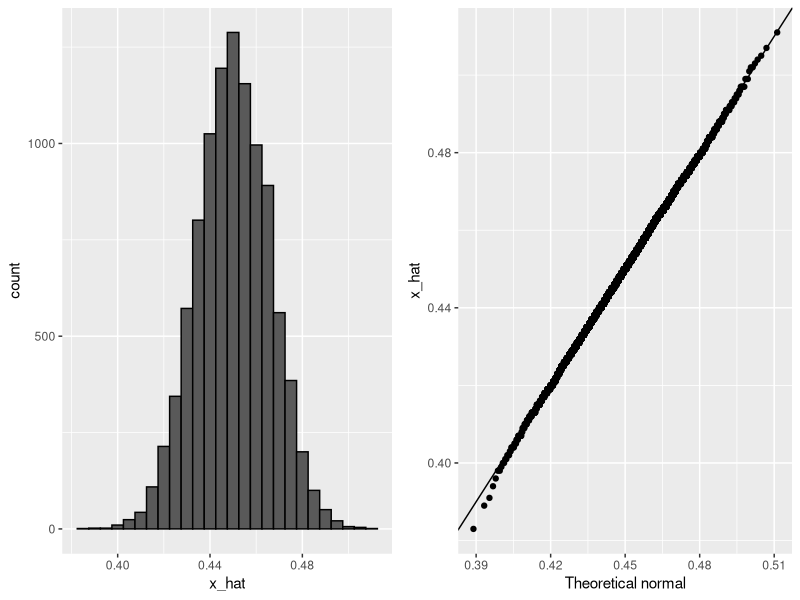
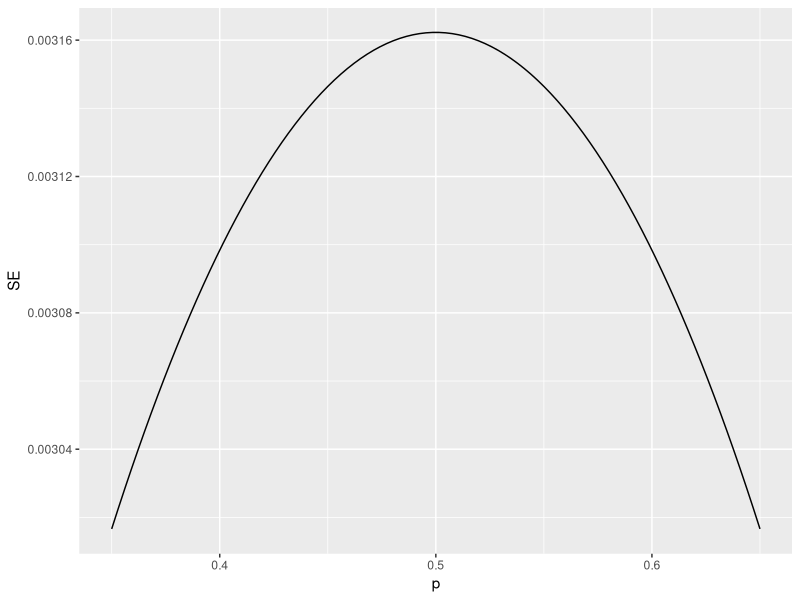

Write the R code that produced these figures, in order.
#Central Limit Theorem in practice

x_hat <- 0.48 
se <- sqrt(x_hat*(1-x_hat)/25)
se

pnorm(0.01/se)-pnorm(-0.01/se)

pnorm(1.96)-pnorm(-1.96)

#Montecarlo simulation with CTL.

B <- 10000
N <- 1000
p <- 0.48
x_hat <- replicate(B,{
  x <- sample(c(0,1), size = N, replace = TRUE, prob = c(1-p,p))
  mean(x)
})
x_hat


p <- 0.45
N <-1000
x <- sample(c(0,1), size = N, replace = TRUE, prob = c(1-p,p))
x_hat <- mean(x)


B <- 10000
N <- 1000
p <- 0.45
x_hat <- replicate(B,{
  x <- sample(c(0,1), size = N, replace = TRUE, prob = c(1-p,p))
  mean(x)
})
x_hat

mean(x_hat)
sd(x_hat)

#Histogram and qqplot to answer the questions about p
library(tidyverse)
library(ggplot2)
library(gridExtra)
library(dplyr)
p1 <- data.frame(x_hat = x_hat) %>% ggplot(aes(x_hat)) +
  geom_histogram(binwidth = 0.005, color = "black")
p2 <- data.frame(x_hat = x_hat)%>% ggplot(aes(sample = x_hat))+
  stat_qq(dparams = list(mean = mean(x_hat), sd = sd(x_hat)))+
  geom_abline()+
  ylab("x_hat")+
  xlab("Theoretical normal")

grid.arrange(p1,p2,nrow = 1)

#Bias
N <- 100000
p <- seq(0.35,0.65, length = 100)
SE <- sapply(p,function(x)2*sqrt(x*(1-x)/N)) 
data.frame(p = p, SE = SE) %>% ggplot(aes(p, SE)) +
  geom_line()










